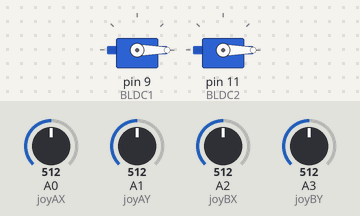
Simulated run of this sketch. Board: Arduino Uno, built with avr-gcc and run on an emulated ATmega328P. Shown: 2 × servo. The test bench sets the inputs (shaded band); at power-on: A0 (joyAX) = 512, A2 (joyBX) = 512, A1 (joyAY) = 512, A3 (joyBY) = 512.

Above: at 1.2 s.
1.3 s: A0 (joyAX) set to 716
At 2.2 s:
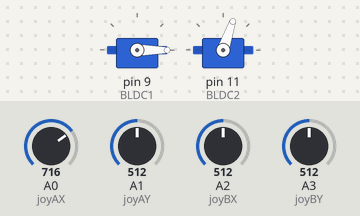
2.8 s: A2 (joyBX) set to 716
At 3.3 s:
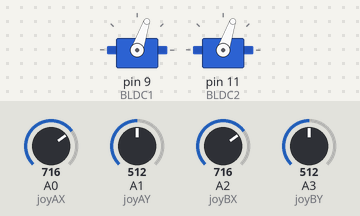
4.3 s: A0 (joyAX) set to 992
At 5.5 s:
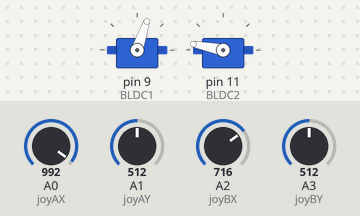
5.8 s: A2 (joyBX) set to 992
At 6.8 s:
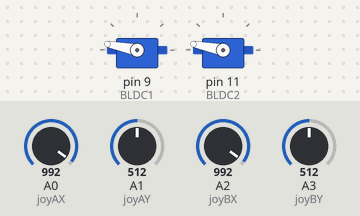
7.3 s: A0 (joyAX) set to 306
At 7.9 s:
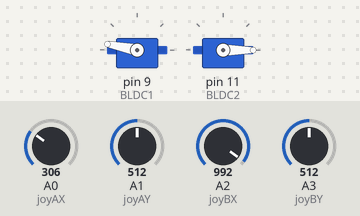
8.8 s: A2 (joyBX) set to 716
At 9.1 s:
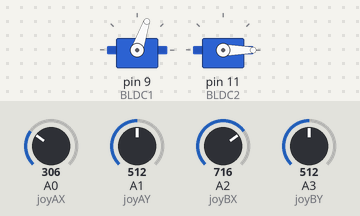
Timing chart, 0 to 11.3 s (numbered marks = the images above; inputs shaded):
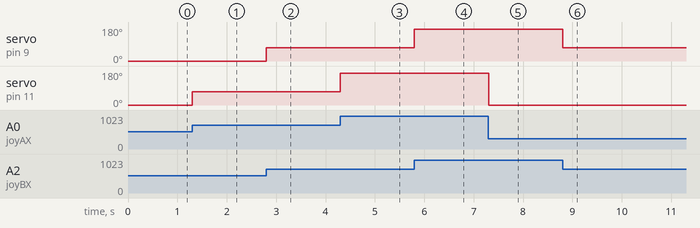

Measured:
- after the input at 1.3 s, servo on pin 11 (BLDC2): 0° → 71° at once
- after the input at 2.8 s, servo on pin 9 (BLDC1): 0° → 71° at once
- after the input at 4.3 s, servo on pin 11 (BLDC2): 71° → 169° at once
- after the input at 5.8 s, servo on pin 9 (BLDC1): 71° → 169° at once
- after the input at 7.3 s, servo on pin 11 (BLDC2): 169° → 0° at once
- after the input at 8.8 s, servo on pin 9 (BLDC1): 169° → 71° at once

The sketch:

bldc_joystick.ino
```cpp
#define joyAX A0
#define joyAY A1
#define joyBX A2
#define joyBY A3
#include <Servo.h>
Servo BLDC1;
Servo BLDC2;
int input1;
int input2;
void setup() {
  Serial.begin(9600);
  BLDC1.attach(9,1000,2000);
  BLDC2.attach(11,1000,2000);
}

void loop() {
  // put your main code here, to run repeatedly:
  int axValue = analogRead(joyAX);
  int ayValue = analogRead(joyAY);
  int bxValue = analogRead(joyBX);
  int byValue = analogRead(joyBY);

  //print the values with to plot or view
  /*
  Serial.print("A0: ");
  Serial.print(axValue);
  Serial.print("\t");
  Serial.print("A1: ");
  Serial.println(ayValue);
  Serial.print("A2: ");
  Serial.print(bxValue);
  Serial.print("\t");
  Serial.print("A3: ");
  Serial.println(byValue);
  Serial.println(" ");
  */
  input1 = map(bxValue,513,1023,0,180);
  BLDC1.write(input1);
  input2 = map(axValue,513,1023,0,180);
  BLDC2.write(input2);

}
```
